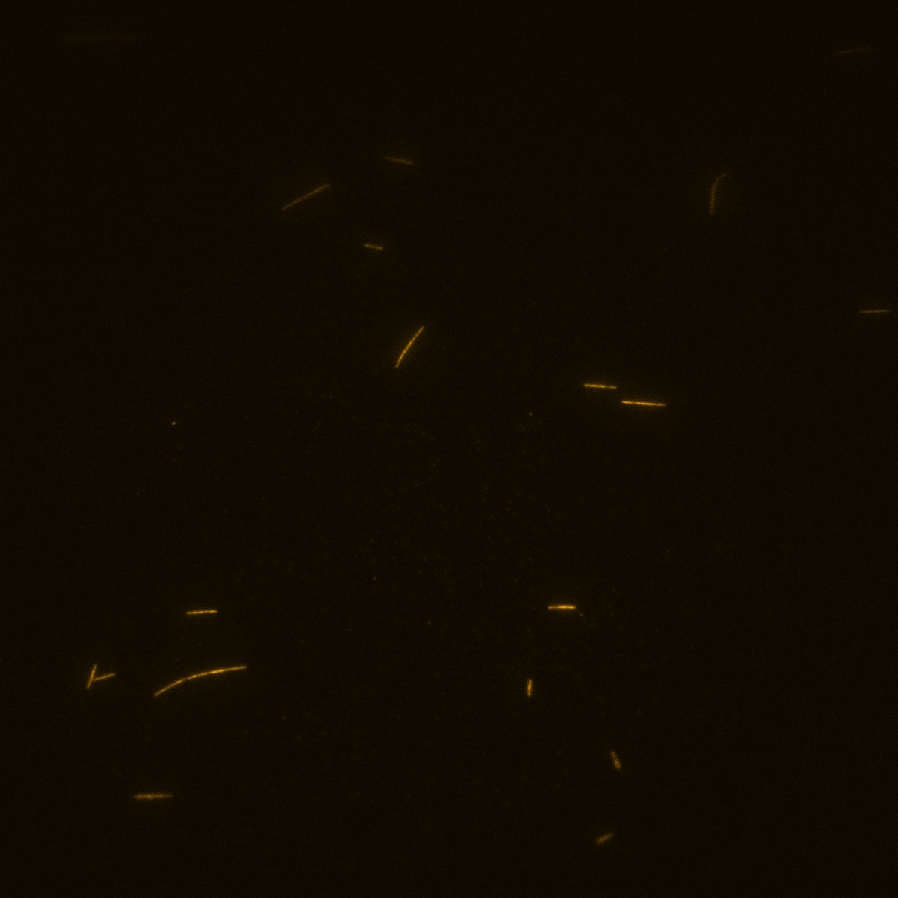
#> input picture 1.png, 898 x 898 px
$ python Microtubules_Detection.py   (older library calls are emulated)
#> lines starting #> are read from the running program, lines starting #| are printed output that depends on the picture; after the words box and inside, x2 and y2 are one past the last pixel; in counts of white or black regions, pixels touching at a corner belong together
from scipy.spatial import distance as dist
from imutils import perspective
from imutils import contours
from PIL import Image
import numpy as np
import argparse
import imutils
import cv2

# center point
def midpoint(ptA, ptB):
	return ((ptA[0] + ptB[0]) * 0.5, (ptA[1] + ptB[1]) * 0.5)

# read imgae
image = cv2.imread("1.png")
#> image is the input picture: shape (898, 898, 3); mean B, G, R 0, 10.4, 15.9
cv2.imshow("image", image)
imgsize = image.shape
#> imgsize = (898, 898, 3)
print(imgsize)
#| (898, 898, 3)

# gray grade
gray = cv2.cvtColor(image, cv2.COLOR_BGR2GRAY)

# bilateral filter
bilateral = cv2.bilateralFilter(gray,3,1,1)

# median filter
median = cv2.medianBlur(gray,3)

# gauss filter to denoise
gauss = cv2.GaussianBlur(gray, (3, 3), 0)

# edge detection
edged = cv2.Canny(median, 50, 100)
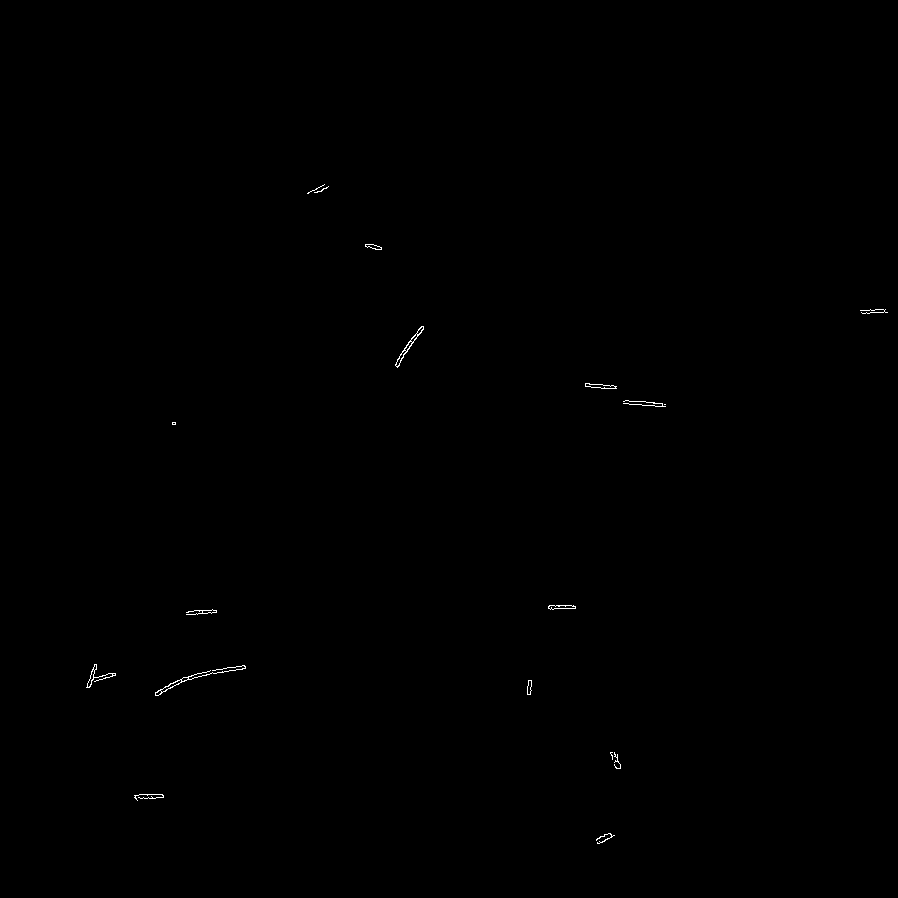
#> edged: shape (898, 898); 0.13% white in thin lines or dots, all inside (x1, y1, x2, y2) = (86, 184, 888, 844)
cv2.imshow("edge", edged)

# fill up the gap within objects
edged = cv2.dilate(edged, None, iterations=1)
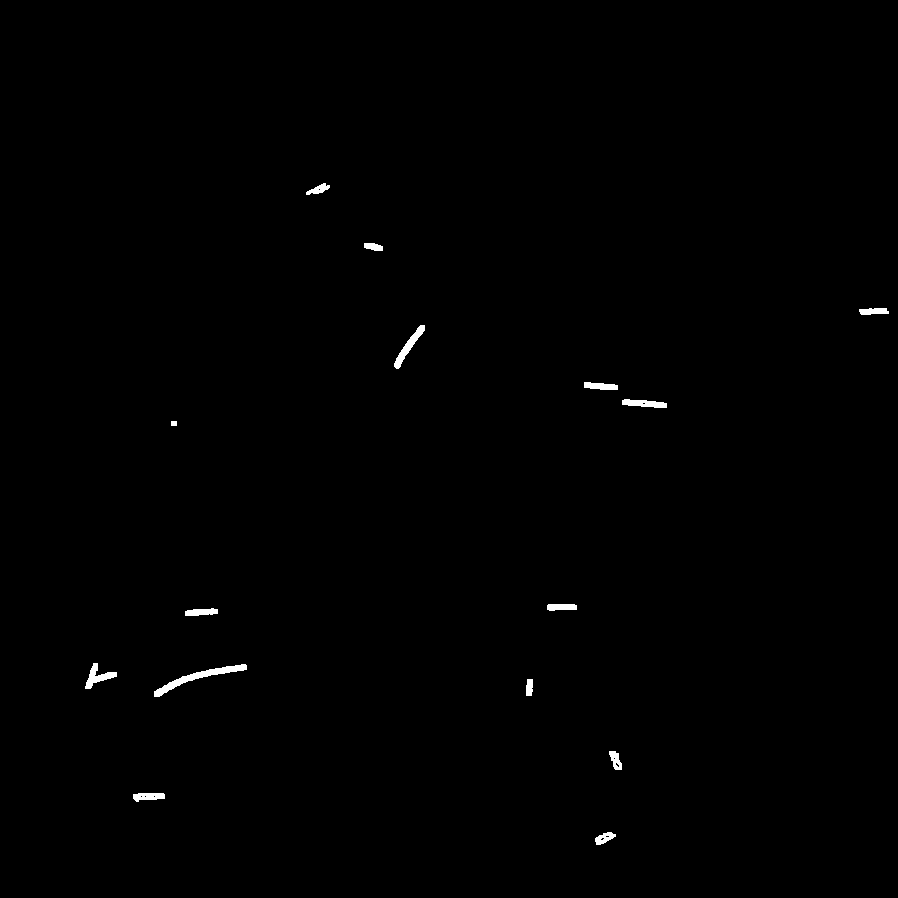
#> edged: shape (898, 898); 0.4% white; 15 white regions, largest, box (x1, y1, x2, y2) and area: (154, 664, 247, 697) 639, (394, 325, 425, 369) 350, (85, 663, 117, 689) 314
edged = cv2.erode(edged, None, iterations=1)
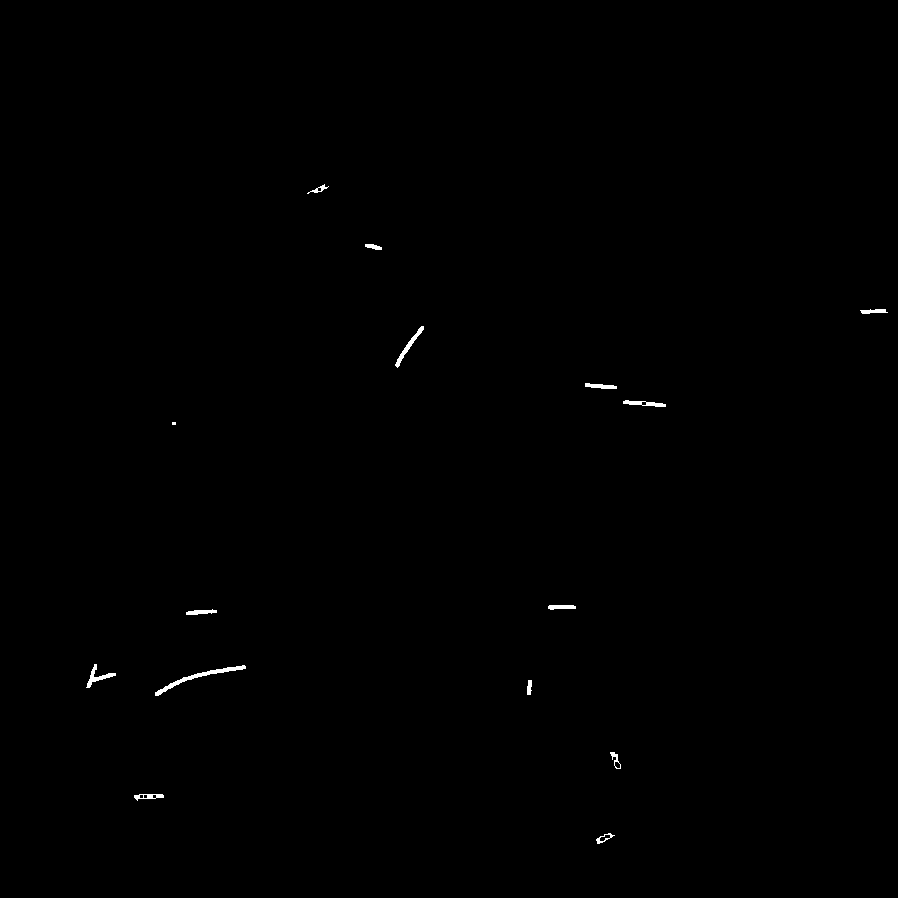
#> edged: shape (898, 898); 0.23% white; 15 white regions (1 under 20 px)

# find objects
cnts = cv2.findContours(edged.copy(), cv2.RETR_EXTERNAL,
	cv2.CHAIN_APPROX_SIMPLE)
#> cnts = 15 contours, 1 with area under 20; largest, box (x1, y1, x2, y2) and area: (155, 665, 246, 696) 298, (395, 326, 424, 368) 161, (86, 664, 116, 688) 140, (623, 400, 666, 407) 126, (134, 794, 164, 801) 106
cnts = imutils.grab_contours(cnts)

# order the sequence from left to right of the object
(cnts, _) = contours.sort_contours(cnts)

pixelsPerMetric = None

# for loop for all contour
for c in cnts:
	# if it's too samll, it might be noise, just ignore it
	if cv2.contourArea(c) < 40:
		continue

	orig = image.copy()
	box = cv2.minAreaRect(c)
	box = cv2.cv.BoxPoints(box) if imutils.is_cv2() else cv2.boxPoints(box)
	box = np.array(box, dtype="int")

	box = perspective.order_points(box)
	cv2.drawContours(orig, [box.astype("int")], -1, (0, 255, 0), 2)

	for (x, y) in box:
		cv2.circle(orig, (int(x), int(y)), 5, (0, 0, 255), -1)

	(tl, tr, br, bl) = box
	(tltrX, tltrY) = midpoint(tl, tr)
	(blbrX, blbrY) = midpoint(bl, br)

	(tlblX, tlblY) = midpoint(tl, bl)
	(trbrX, trbrY) = midpoint(tr, br)

	cv2.circle(orig, (int(tltrX), int(tltrY)), 5, (255, 0, 0), -1)
	cv2.circle(orig, (int(blbrX), int(blbrY)), 5, (255, 0, 0), -1)
	cv2.circle(orig, (int(tlblX), int(tlblY)), 5, (255, 0, 0), -1)
	cv2.circle(orig, (int(trbrX), int(trbrY)), 5, (255, 0, 0), -1)

	cv2.line(orig, (int(tltrX), int(tltrY)), (int(blbrX), int(blbrY)),
		(255, 0, 255), 2)
	cv2.line(orig, (int(tlblX), int(tlblY)), (int(trbrX), int(trbrY)),
		(255, 0, 255), 2)

	dA = dist.euclidean((tltrX, tltrY), (blbrX, blbrY))
	dB = dist.euclidean((tlblX, tlblY), (trbrX, trbrY))

	# [5 lines of commented-out code are left out]

	cv2.putText(orig, "{:.1f}".format(dA),
		(int(tltrX - 15), int(tltrY - 10)), cv2.FONT_HERSHEY_SIMPLEX,
		0.65, (255, 255, 255), 2)
	cv2.putText(orig, "{:.1f}".format(dB),
		(int(trbrX + 10), int(trbrY)), cv2.FONT_HERSHEY_SIMPLEX,
		0.65, (255, 255, 255), 2)

	cv2.imshow("Image", orig)
	cv2.waitKey(0)
#> this loop made 15 passes
#> (tl, tr, br, bl, tltrX, tltrY, blbrX, blbrY) on passes 1, 2, 3, 5, 6, 7, 8, 9, 10: ([94, 663], [116, 672], [106, 695], [84, 686], 105, 667.5, 95, 690.5), ([133, 794], [162, 791], [163, 797], [134, 800], 147.5, 792.5, 148.5, 798.5), ([152, 686], [242, 658], [245, 667], [155, 695], 197, 672, 200, 681), ([185, 610], [215, 608], [216, 612], [186, 614], 200, 609, 201, 613), ([306, 192], [326, 182], [328, 187], [309, 197], 316, 187, 318.5, 192), ([365, 242], [381, 246], [380, 250], [364, 246], 373, 244, 372, 248), ([393, 364], [419, 323], [424, 326], [397, 367], 406, 343.5, 410.5, 346.5), ([527, 680], [531, 680], [531, 694], [527, 694], 529, 680, 529, 694), ([548, 605], [575, 605], [575, 609], [548, 609], 561.5, 605, 561.5, 609)
#> c on pass 4: [[172, 422], [172, 424], [175, 424], [175, 422]]
#> pass 1, `cv2.imshow("Image", orig)`:
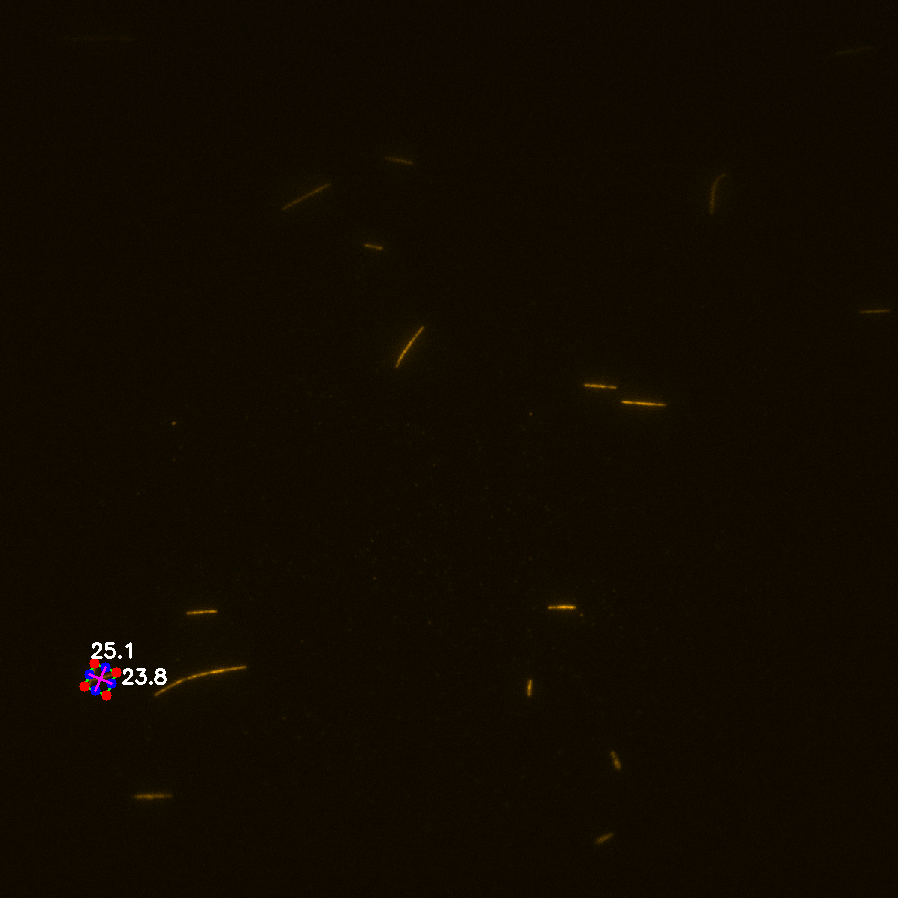
#> window 'Image': shape (898, 898, 3); mean B, G, R 0.3, 10.6, 16.2
#> pass 2, `cv2.imshow("Image", orig)`:
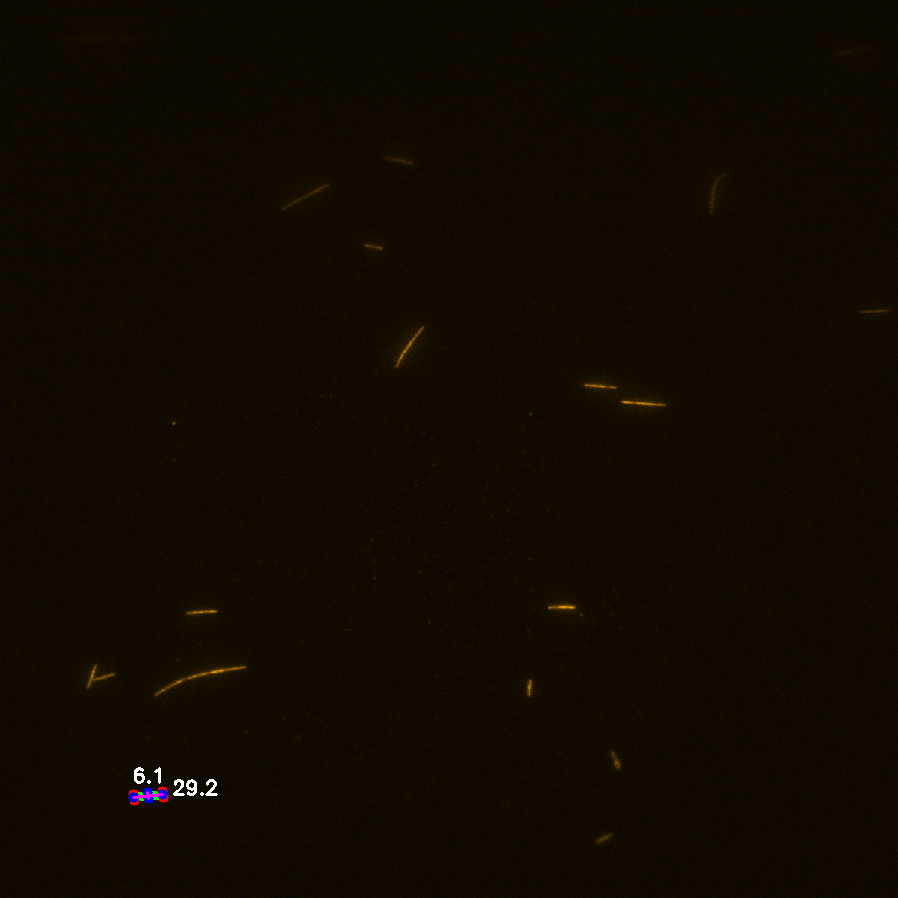
#> window 'Image': shape (898, 898, 3); mean B, G, R 0.3, 10.6, 16.2

$ run again, with 2.png copied over 1.png
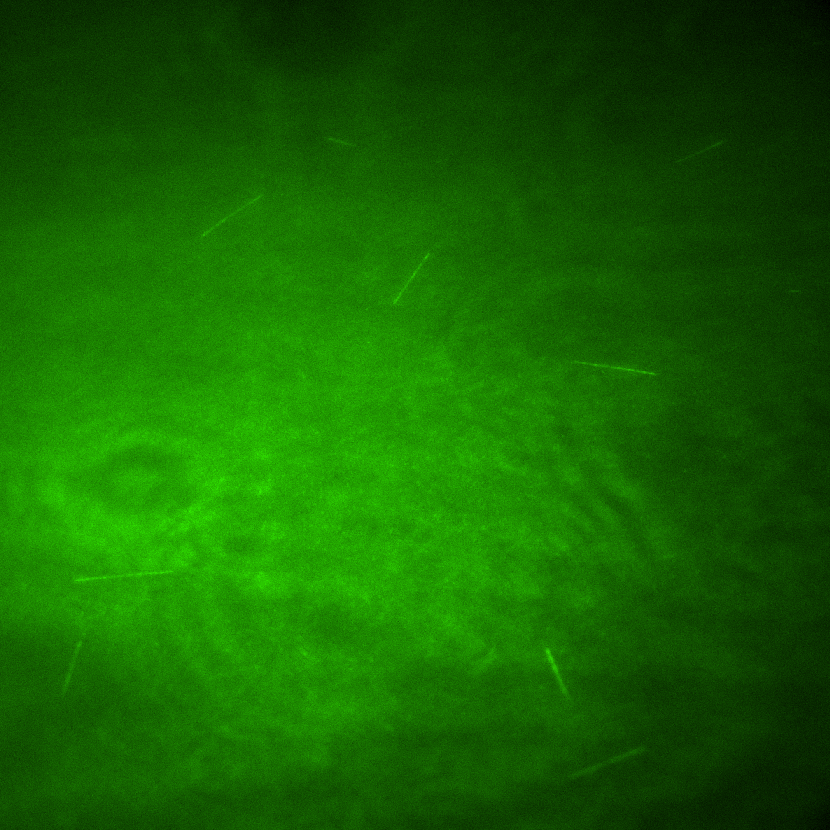
#> input picture 2.png, 830 x 830 px
#> image is the input picture: shape (830, 830, 3); mean B, G, R 0, 100.1, 20.8
#| (830, 830, 3)
#> `edged = cv2.dilate(edged, None, iterations=1)`:
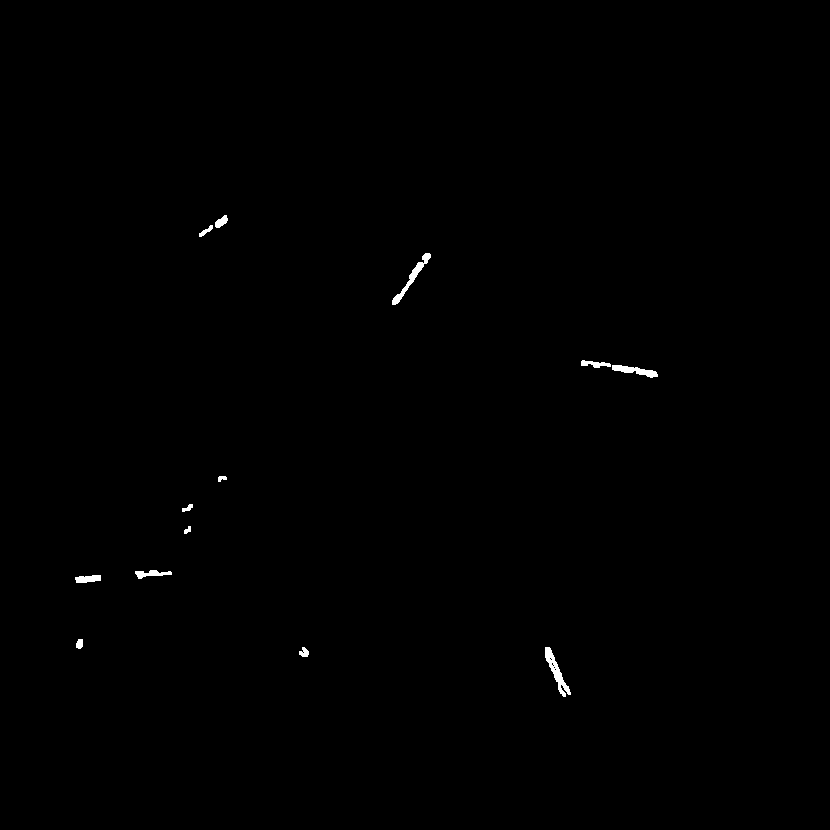
#> edged: shape (830, 830); 0.28% white; 13 white regions, largest, box (x1, y1, x2, y2) and area: (545, 647, 571, 697) 399, (392, 253, 431, 305) 352, (612, 365, 658, 378) 280
#> cnts = 14 contours, 6 with area under 20; largest, box (x1, y1, x2, y2) and area: (546, 648, 570, 696) 166, (613, 366, 657, 377) 114, (393, 263, 423, 304) 92, (76, 576, 100, 582) 70, (136, 571, 171, 578) 42, (216, 216, 227, 227) 40, (582, 361, 610, 367) 24, (423, 254, 430, 263) 22
#> the loop `for c in cnts: # if it's too samll, it might be noise, just ignore it` made 14 passes
#> (tl, tr, br, bl, tltrX, tltrY, blbrX, blbrY) on passes 1, 3, 10, 12, 14: ([75, 577], [98, 575], [99, 579], [76, 581], 86.5, 576, 87.5, 580), ([136, 572], [169, 569], [170, 574], [136, 577], 152.5, 570.5, 153, 575.5), ([391, 302], [422, 264], [419, 261], [395, 304], 406.5, 283, 407, 282.5), ([548, 647], [569, 692], [562, 695], [541, 650], 558.5, 669.5, 551.5, 672.5), ([613, 363], [656, 371], [655, 376], [612, 368], 634.5, 367, 633.5, 372)
#> pass 1, `cv2.imshow("Image", orig)`:
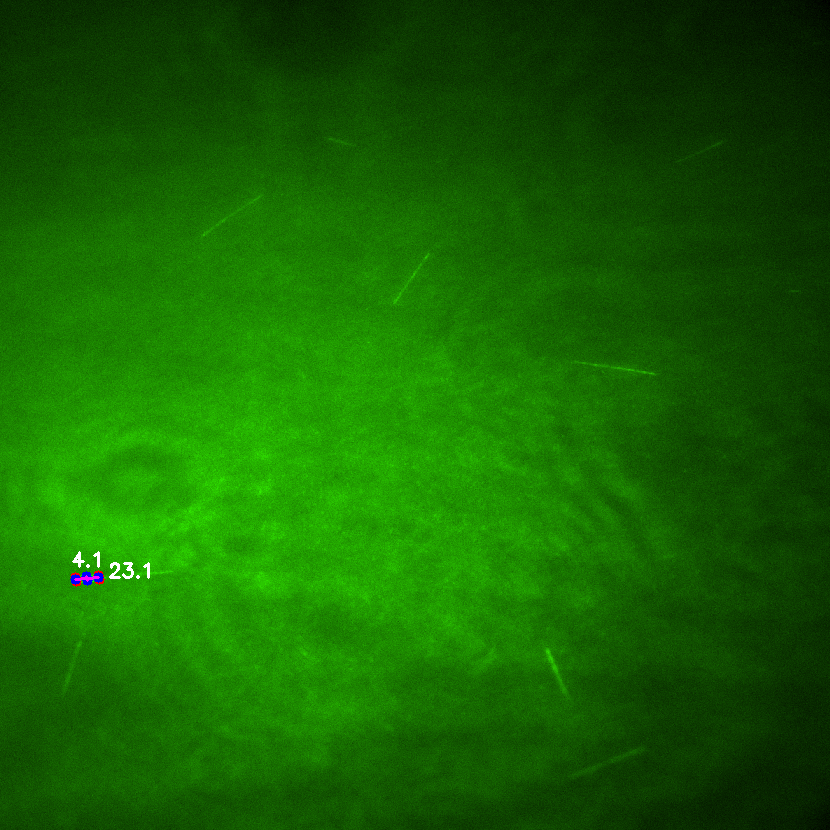
#> window 'Image': shape (830, 830, 3); mean B, G, R 0.3, 100.1, 21
